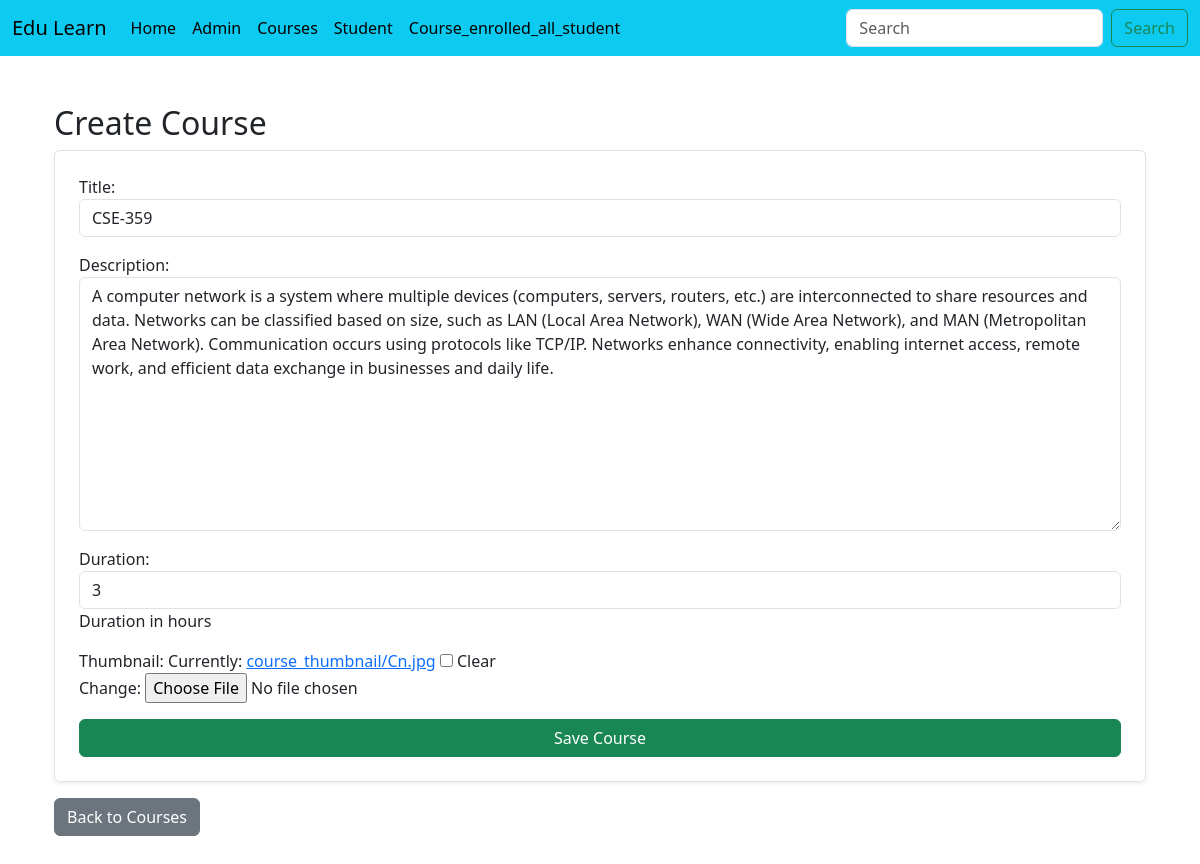
The page /courses/course_update/1/ on the database its author committed.
### Courses/models.py (models this page shows, shortened)
class Courses(models.Model):
    title = models.CharField(max_length=200)
    description = models.TextField()
    duration = models.IntegerField(help_text="Duration in hours")
    thumbnail = models.ImageField(upload_to='course_thumbnail/',null=True,blank=True)

### Courses/views.py (the view)
# urls.py: path('course_update/<int:id>/',views.course_update,name='course_update'),
def course_update(request,id):
    form = courseForm()
    course = get_object_or_404(Courses, id=id)
    if request.method == "POST":
        form = courseForm(request.POST, request.FILES, instance=course)
    if form.is_valid():
        form.save()
        messages.success(request, "Course updated successfully!")
        return redirect('course_list')
    else:
        form = courseForm(instance=course)
    return render(request, 'courses/course_form.html', {'form': form})

### Courses/forms.py
class courseForm(forms.ModelForm):
    class Meta:
        model = Courses
        fields = ['title','description','duration','thumbnail']
        widgets={
            'title':forms.TextInput(attrs={'class':'form-control'}),
            'description':forms.Textarea(attrs={'class':'form-control'}),
            'duration':forms.NumberInput(attrs={'class':'form-control'})
        }

### templates/Courses/course_form.html (shortened to what this page needs)
{% extends "Courses/base.html" %}
{% block content %}
<div class="container mt-4">
<h2>{{ course.id|default:"Create" }} Course</h2>
<form method="post" enctype="multipart/form-data" class="p-4 border rounded bg-white shadow-sm">
{{ form.as_p }}
<button type="submit" class="btn btn-success w-100">Save Course</button>
</form>
<a href="{% url 'course_list' %}" class="btn btn-secondary mt-3">Back to Courses</a>
</div>
{% endblock %}

### rows shown on the page
Courses: title "CSE-359", description "A computer network is a system where multiple devices (computers, servers, routers, etc.) are interconnected to share resources and data. Networks can be classified based on size, such as LAN (Local Area Network), WAN (Wide Area Network), and MAN (Metropolitan Area Network). Communication occurs using protocols like TCP/IP. Networks enhance connectivity, enabling internet access, remote work, and efficient data exchange in businesses and daily life.", duration "3"

### other values the page prints
{{ course.id|default:"Create" }} "Create"
